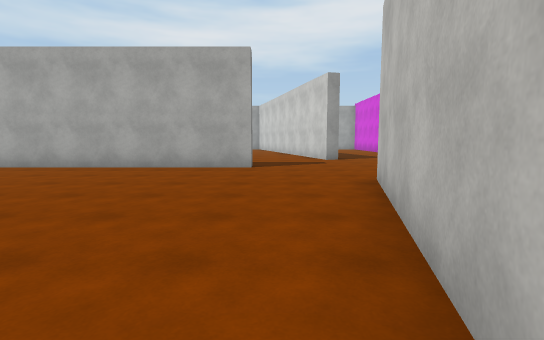
[1] (above)

16 first-person views from a walk through a 3-D level made in the Unity game engine. The camera is 1.4 m above the floor, tilts 6° down and sees 85° across. The floor is counted in squares, 2 m on a side. Each view is taken from the middle of a square. On the plan, view 1 faces up. The plan holds only what a view shows up to about 10 squares ahead; the rest is blank. The player character is not drawn. Surface patterns are stand-ins for the level's own textures.

[2]
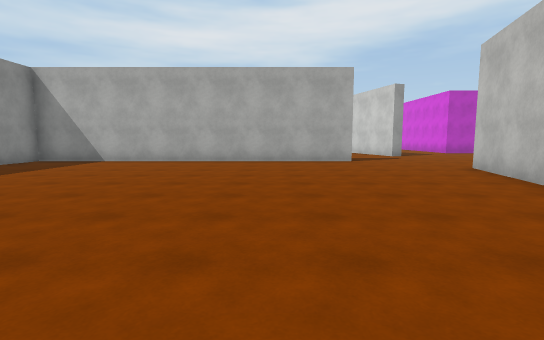

[3]
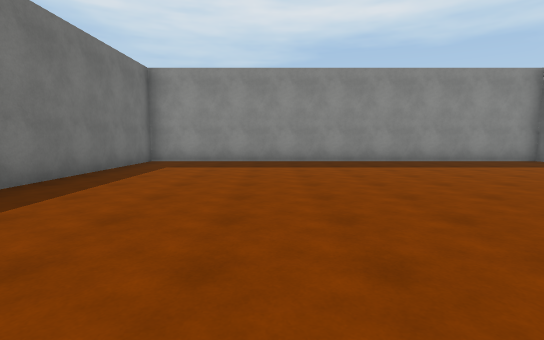

[4]
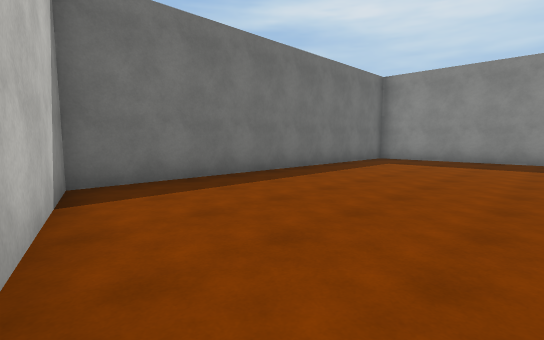

[5]
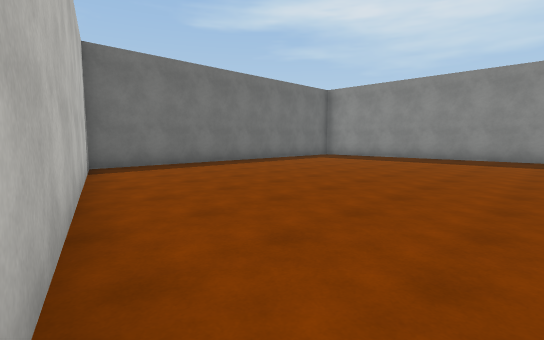

[6]
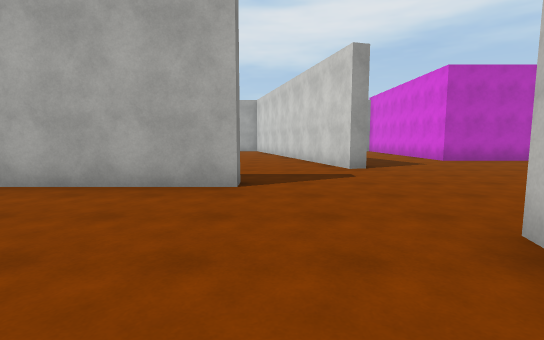

[7]
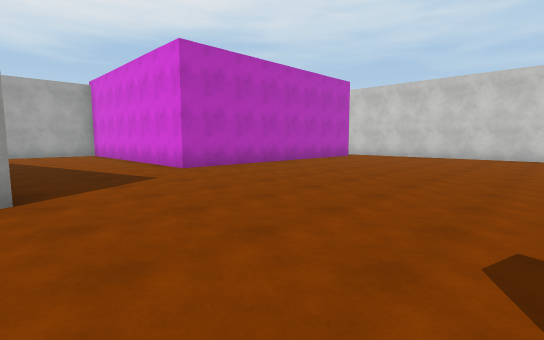

[8]
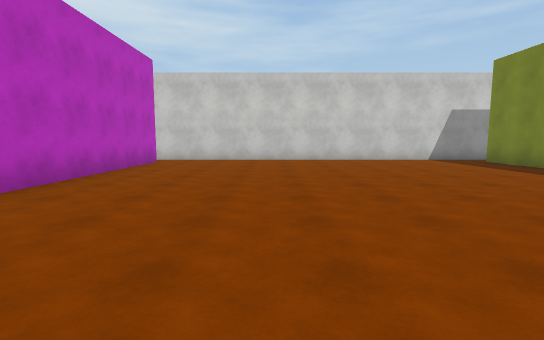

[9]
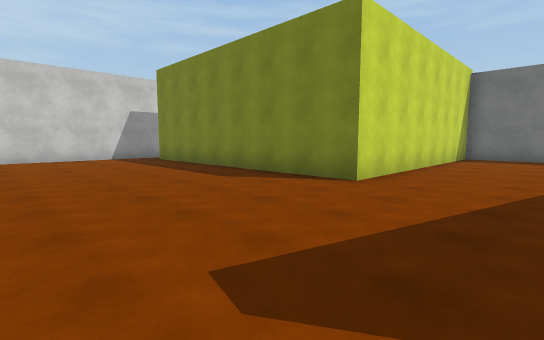

[10]
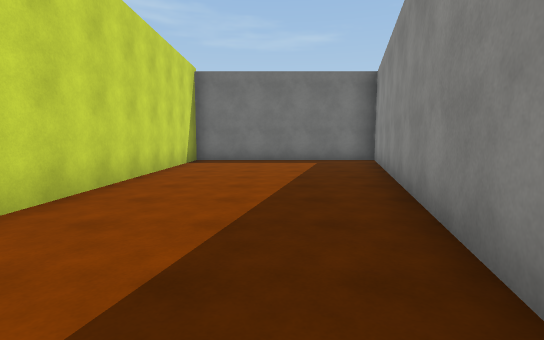

[11]
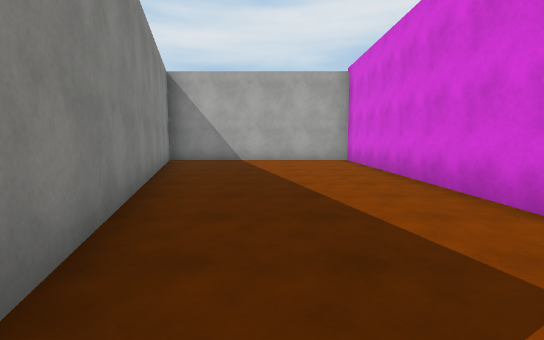

[12]
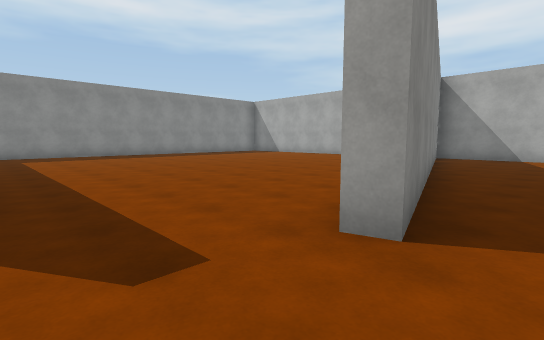

[13]
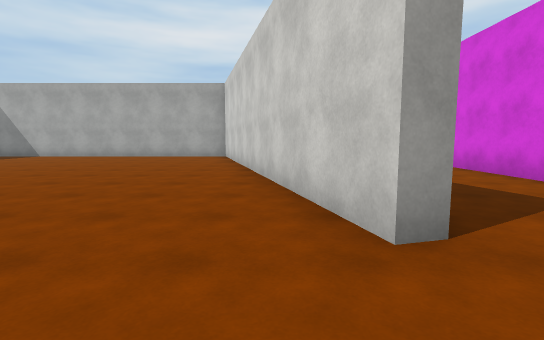

[14]
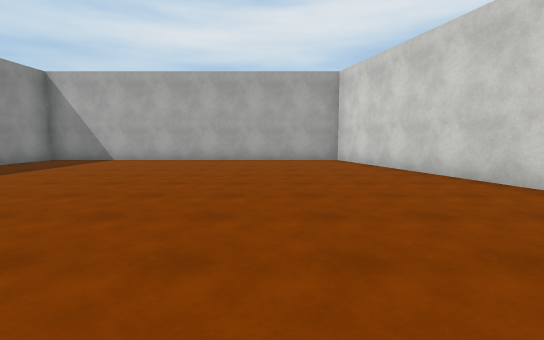

[15]
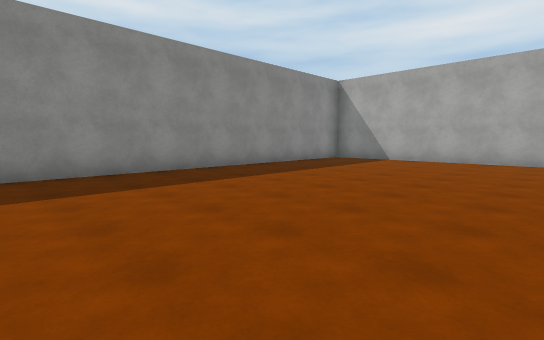

[16]
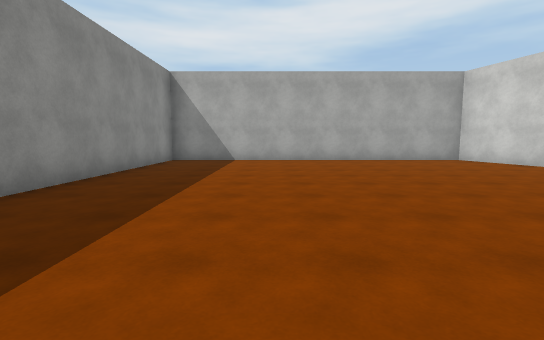

### Floor plan
Ten units are one square. View 1 is at (0, 0); x grows to the right and y downward. Boxes are objects, and circles mark ways between rooms. Rooms are numbered by the first view taken in them; rooms with no view inside come last. Other rooms are left out.
<svg viewBox="-108 -203 252 256">
<path fill="none" stroke="#000" d="M-15 -73 -103 -73 -103 48 -8 48 18 -51M20 -39 -4 48 55 48 55 -25 130 -25M-5 -78 -5 -73 -15 -73M130 -125 55 -125 55 -198 -4 -198 22 -100 18 -99M139 -18 139 -129M18 -99 -8 -198 -103 -198 -103 -85"/>
<circle cx="0" cy="-63" r="3" fill="#2a7"/>
<circle cx="5" cy="-85" r="3" fill="#2a7"/>
<text x="-50" y="-20">1</text>
<text x="60" y="-70">2</text>
<text x="-50" y="-140">3</text>
</svg>
Room 1 opens to room 2. Room 2 opens to room 3.

Where each view was taken, in squares from view 1:
view 1: 0 up, 0 right, facing up
view 2: 2 down, 3 left, facing up
view 3: 1 down, 1 left, facing left
view 4: 0 up, 0 right, facing down-left
view 5: 3 up, 1 right, facing down-left
view 6: 3 up, 0 right, facing up
view 7: 6 up, 2 right, facing up-right
view 8: 9 up, 4 right, facing right
view 9: 7 up, 3 right, facing down-right
view 10: 5 up, 3 right, facing down
view 11: 10 up, 3 right, facing up
view 12: 8 up, 3 right, facing up-left
view 13: 8 up, 1 right, facing up
view 14: 10 up, 3 left, facing up
view 15: 10 up, 4 left, facing up-left
view 16: 10 up, 7 left, facing up
